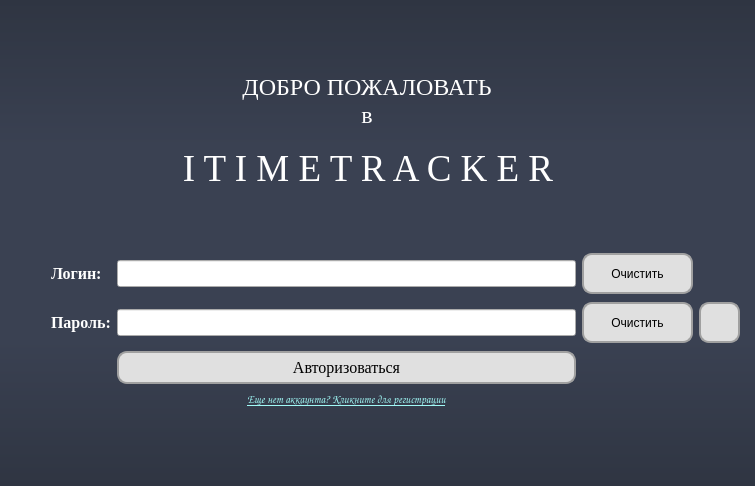
<?xml version="1.0" encoding="UTF-8"?>
<ui version="4.0">
 <class>MainWindow</class>
 <widget class="QMainWindow" name="MainWindow">
  <property name="geometry">
   <rect>
    <x>0</x>
    <y>0</y>
    <width>755</width>
    <height>486</height>
   </rect>
  </property>
  <property name="sizePolicy">
   <sizepolicy hsizetype="Fixed" vsizetype="Fixed">
    <horstretch>0</horstretch>
    <verstretch>0</verstretch>
   </sizepolicy>
  </property>
  <property name="minimumSize">
   <size>
    <width>755</width>
    <height>486</height>
   </size>
  </property>
  <property name="maximumSize">
   <size>
    <width>755</width>
    <height>486</height>
   </size>
  </property>
  <property name="windowTitle">
   <string>Авторизация</string>
  </property>
  <property name="layoutDirection">
   <enum>Qt::LeftToRight</enum>
  </property>
  <property name="styleSheet">
   <string notr="true">QMainWindow
{
	background-color: qlineargradient(spread:pad, x1:0, y1:0, x2:0, y2:1, stop:0 rgba(47, 53, 66, 255), stop:0.3 rgba(58, 65, 82, 255), stop:0.7 rgba(58, 65, 82, 255), stop:1 rgba(47, 53, 66, 255));
}</string>
  </property>
  <widget class="QWidget" name="centralwidget">
   <widget class="QWidget" name="layoutWidget">
    <property name="geometry">
     <rect>
      <x>51</x>
      <y>251</y>
      <width>689</width>
      <height>159</height>
     </rect>
    </property>
    <layout class="QGridLayout" name="gridLayout">
     <item row="0" column="0">
      <widget class="QLabel" name="label_login">
       <property name="font">
        <font>
         <family>Times New Roman</family>
         <pointsize>12</pointsize>
         <bold>true</bold>
        </font>
       </property>
       <property name="styleSheet">
        <string notr="true">color: rgb(255, 255, 255)</string>
       </property>
       <property name="text">
        <string>Логин:</string>
       </property>
      </widget>
     </item>
     <item row="0" column="1">
      <widget class="QLineEdit" name="lineEdit_login">
       <property name="minimumSize">
        <size>
         <width>441</width>
         <height>26</height>
        </size>
       </property>
       <property name="font">
        <font>
         <family>Times New Roman</family>
         <pointsize>12</pointsize>
        </font>
       </property>
      </widget>
     </item>
     <item row="0" column="2">
      <widget class="QPushButton" name="pushButton_clearLogin">
       <property name="minimumSize">
        <size>
         <width>111</width>
         <height>41</height>
        </size>
       </property>
       <property name="maximumSize">
        <size>
         <width>111</width>
         <height>41</height>
        </size>
       </property>
       <property name="cursor">
        <cursorShape>PointingHandCursor</cursorShape>
       </property>
       <property name="styleSheet">
        <string notr="true">QPushButton {
    background-color: #E0E0E0;
    border-radius: 10px;
    border: 2px solid #A0A0A0;
    padding: 5px 10px;
}

QPushButton:hover {
    background-color: #CCCCCC;
}
</string>
       </property>
       <property name="text">
        <string>Очистить</string>
       </property>
      </widget>
     </item>
     <item row="1" column="0">
      <widget class="QLabel" name="label_pswd">
       <property name="font">
        <font>
         <family>Times New Roman</family>
         <pointsize>12</pointsize>
         <bold>true</bold>
        </font>
       </property>
       <property name="styleSheet">
        <string notr="true">color: rgb(255, 255, 255)</string>
       </property>
       <property name="text">
        <string>Пароль:</string>
       </property>
      </widget>
     </item>
     <item row="1" column="1">
      <widget class="QLineEdit" name="lineEdit_pswd">
       <property name="minimumSize">
        <size>
         <width>441</width>
         <height>26</height>
        </size>
       </property>
       <property name="font">
        <font>
         <family>Times New Roman</family>
         <pointsize>12</pointsize>
         <bold>false</bold>
        </font>
       </property>
       <property name="echoMode">
        <enum>QLineEdit::Password</enum>
       </property>
      </widget>
     </item>
     <item row="1" column="2">
      <widget class="QPushButton" name="pushButton_clearPswd">
       <property name="minimumSize">
        <size>
         <width>111</width>
         <height>41</height>
        </size>
       </property>
       <property name="maximumSize">
        <size>
         <width>111</width>
         <height>41</height>
        </size>
       </property>
       <property name="cursor">
        <cursorShape>PointingHandCursor</cursorShape>
       </property>
       <property name="styleSheet">
        <string notr="true">QPushButton {
    background-color: #E0E0E0;
    border-radius: 10px;
    border: 2px solid #A0A0A0;
    padding: 5px 10px;
}

QPushButton:hover {
    background-color: #CCCCCC;
}
</string>
       </property>
       <property name="text">
        <string>Очистить</string>
       </property>
      </widget>
     </item>
     <item row="1" column="3">
      <widget class="QPushButton" name="pushButton_hide_seek">
       <property name="minimumSize">
        <size>
         <width>41</width>
         <height>41</height>
        </size>
       </property>
       <property name="maximumSize">
        <size>
         <width>41</width>
         <height>41</height>
        </size>
       </property>
       <property name="cursor">
        <cursorShape>PointingHandCursor</cursorShape>
       </property>
       <property name="styleSheet">
        <string notr="true">QPushButton {
    background-color: #E0E0E0;
    border-radius: 10px;
    border: 2px solid #A0A0A0;
}

QPushButton:hover {
    background-color: #CCCCCC;
}
</string>
       </property>
       <property name="text">
        <string/>
       </property>
       <property name="icon">
        <iconset resource="resources.qrc">
         <normaloff>:/resources/images/sign_up/eye-hide.png</normaloff>:/resources/images/sign_up/eye-hide.png</iconset>
       </property>
      </widget>
     </item>
     <item row="2" column="1">
      <widget class="QPushButton" name="pushButton_logIn">
       <property name="font">
        <font>
         <family>Times New Roman</family>
         <pointsize>12</pointsize>
        </font>
       </property>
       <property name="cursor">
        <cursorShape>PointingHandCursor</cursorShape>
       </property>
       <property name="styleSheet">
        <string notr="true">QPushButton {
    background-color: #E0E0E0;
    border-radius: 10px;
    border: 2px solid #A0A0A0;
    padding: 5px 10px;
}

QPushButton:hover {
    background-color: #CCCCCC;
}
</string>
       </property>
       <property name="text">
        <string>Авторизоваться</string>
       </property>
      </widget>
     </item>
     <item row="3" column="1">
      <widget class="QPushButton" name="pushButton_signUp">
       <property name="font">
        <font>
         <family>Comic Sans MS</family>
         <pointsize>8</pointsize>
         <underline>true</underline>
        </font>
       </property>
       <property name="cursor">
        <cursorShape>PointingHandCursor</cursorShape>
       </property>
       <property name="styleSheet">
        <string notr="true">QPushButton {
    color: #a0f9f6;
	border: 0px;
    text-decoration: underline;
	background-color: transparent;
}

QPushButton:hover {
    color: #5ac8fa;
}

QPushButton:pressed {
    color: #6f42c1;
}
</string>
       </property>
       <property name="text">
        <string>Еще нет аккаунта? Кликните для регистрации</string>
       </property>
      </widget>
     </item>
    </layout>
   </widget>
   <widget class="QWidget" name="">
    <property name="geometry">
     <rect>
      <x>131</x>
      <y>71</y>
      <width>474</width>
      <height>127</height>
     </rect>
    </property>
    <layout class="QVBoxLayout" name="verticalLayout">
     <item>
      <widget class="QLabel" name="label_welcome">
       <property name="maximumSize">
        <size>
         <width>472</width>
         <height>71</height>
        </size>
       </property>
       <property name="font">
        <font>
         <family>Times New Roman</family>
         <bold>false</bold>
        </font>
       </property>
       <property name="styleSheet">
        <string notr="true">color: rgb(255, 255, 255)</string>
       </property>
       <property name="text">
        <string>&lt;html&gt;&lt;head/&gt;&lt;body&gt;&lt;p&gt;&lt;span style=&quot; font-size:18pt;&quot;&gt;ДОБРО ПОЖАЛОВАТЬ&lt;br/&gt;в&lt;/span&gt;&lt;/p&gt;&lt;/body&gt;&lt;/html&gt;</string>
       </property>
       <property name="alignment">
        <set>Qt::AlignCenter</set>
       </property>
      </widget>
     </item>
     <item>
      <widget class="QLabel" name="label_system_name">
       <property name="sizePolicy">
        <sizepolicy hsizetype="Preferred" vsizetype="Preferred">
         <horstretch>0</horstretch>
         <verstretch>0</verstretch>
        </sizepolicy>
       </property>
       <property name="font">
        <font>
         <family>Times New Roman</family>
         <pointsize>28</pointsize>
         <bold>false</bold>
        </font>
       </property>
       <property name="layoutDirection">
        <enum>Qt::LeftToRight</enum>
       </property>
       <property name="styleSheet">
        <string notr="true">color: rgb(255, 255, 255)</string>
       </property>
       <property name="frameShape">
        <enum>QFrame::NoFrame</enum>
       </property>
       <property name="text">
        <string>I T I M E T R A C K E R</string>
       </property>
       <property name="textFormat">
        <enum>Qt::PlainText</enum>
       </property>
       <property name="alignment">
        <set>Qt::AlignCenter</set>
       </property>
       <property name="wordWrap">
        <bool>false</bool>
       </property>
      </widget>
     </item>
    </layout>
   </widget>
  </widget>
 </widget>
 <resources>
  <include location="resources.qrc"/>
 </resources>
 <connections/>
</ui>
